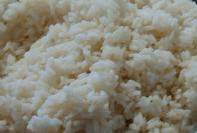
%> input picture 3rd Year ,2nd Semester/Image Processing/Previous Year/Amirbek/assignment 3/Image Quilting for Texture Synthesis and Transfer/inputs/synthesis/rice.png, 197 x 133 px, given in place of rice.jpg, which was not available
$ octave transfer.m   (GNU Octave 9; MATLAB toolbox functions it lacks are replaced by stand-ins)
%> lines starting %> are read from the running program, lines starting %| are printed output that depends on the picture; pictures that were not available may be replaced by others from this repository, and a replacement may not be noted
% 2018380038 Amirbek Raimov
a = im2double(imread('../inputs/transfer/rice.jpg')); % Input Texture
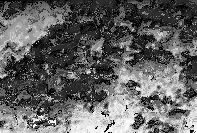
%> a: size 133x197 double; min 0, max 0.996, mean 0.386
b = im2double(imread('../inputs/transfer/bill.png')); % Input Image
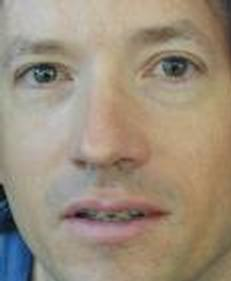
%> input picture 3rd Year ,2nd Semester/Image Processing/Previous Year/Amirbek/assignment 3/Image Quilting for Texture Synthesis and Transfer/inputs/transfer/bill.png, 231 x 281 px


figure; imshow(a); truesize;
figure; imshow(b); truesize;

if(length(size(a)) ~= 3)
    a = repmat(a,[1 1 3]);
%> a: size 133x197x3 double
end

if(length(size(b)) ~= 3)
    b = repmat(b,[1 1 3]);
end

inputTexture = rgb2gray(a);
inputTarget = rgb2gray(b);
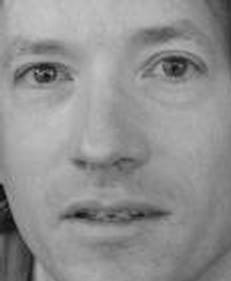
%> inputTarget: size 281x231 double; min 0.0208, max 0.78, mean 0.568

mask_in = inputTexture<-1;
%> mask_in: size 133x197 logical; every value is 0
mask_out = inputTarget<-1;
%> mask_out: size 281x231 logical; every value is 0

inputTexture(mask_in) = -1;
inputTarget(mask_out) = -1;

[m,n] = size(inputTarget);
%> m = 281; n = 231

w = 8; al = 0.43;
o = round(w/3);
m1 = floor((m-o)/w)*w+o;
%> m1 = 275
n1 = floor((n-o)/w)*w+o;
%> n1 = 227
outputTexture = zeros(m,n);
outputTexture1 = zeros(m,n,3);

iter = 2;

for p = 1:iter
    for i = [1:floor(m1/w),(m-o)/w]
        for j = [1:floor(n1/w),(n-o)/w]
            if (all(all(mask_out((i-1)*w+1:i*w+o,(j-1)*w+1:j*w+o))))
                outputTexture((i-1)*w+1:i*w+o,(j-1)*w+1:j*w+o)=0;
                outputTexture1((i-1)*w+1:i*w+o,(j-1)*w+1:j*w+o,:)=0;
                continue;
            end
            mask = zeros(w+o,w+o);
            temp1 = outputTexture((i-1)*w+1:i*w+o,(j-1)*w+1:j*w+o);

            if(i==1 && j ==1)
                [nearPatch,nearPatch1] = givePatch1(al,a,inputTexture(1:w+o,1:w+o),inputTarget(1:w+o,1:w+o),temp1,mask);
                outputTexture(1:w+o,1:w+o) = nearPatch;
                outputTexture1(1:w+o,1:w+o,:) = nearPatch1;
                continue;

            elseif(i==1)
                mask(:,1:o) = 1;
                [nearPatch,nearPatch1] = givePatch1(al,a,inputTexture,inputTarget((i-1)*w+1:i*w+o,(j-1)*w+1:j*w+o),temp1,mask);

                error = (nearPatch.*mask-temp1.*mask).^2;
                error = error(:,1:o);
                [cost,path] = findBoundaryHelper1(error);
                boundary = zeros(w+o,w+o);
                [~,ind] = min(cost(1,:));
                boundary(:,1:o) = findBoundaryHelper2(path,ind);

            elseif(j==1)
                mask(1:o,:) = 1;
                [nearPatch,nearPatch1] = givePatch1(al,a,inputTexture,inputTarget((i-1)*w+1:i*w+o,(j-1)*w+1:j*w+o),temp1,mask);

                error = (nearPatch.*mask-temp1.*mask).^2;
                error = error(1:o,:);
                [cost,path] = findBoundaryHelper1(error');
                boundary = zeros(w+o,w+o);
                [~,ind] = min(cost(1,:));
                boundary(1:o,:) = (findBoundaryHelper2(path,ind))';

            else
                mask(:,1:o) = 1;
                mask(1:o,:) = 1;

                [nearPatch,nearPatch1] = givePatch1(al,a,inputTexture,inputTarget((i-1)*w+1:i*w+o,(j-1)*w+1:j*w+o),temp1,mask);

                error = (nearPatch.*mask-temp1.*mask).^2;
                error1 = error(1:o,:);
                [cost1,path1] = findBoundaryHelper1(error1');

                error2 = error(:,1:o);
                [cost2,path2] = findBoundaryHelper1(error2);

                cost = cost1(1:o,:)+cost2(1:o,:);

                boundary = zeros(w+o,w+o);
                [~,ind] = min(diag(cost));
                boundary(1:o,ind:w+o) = (findBoundaryHelper2(path1(ind:o+w,:),o-ind+1))';

                boundary(ind:o+w,1:o) = findBoundaryHelper2(path2(ind:o+w,:),ind);

                boundary(1:ind-1,1:ind-1) = 1;

            end

            smoothBoundary = imgaussfilt(boundary,1.5 );
            smoothBoundary1 = repmat(boundary,[1 1 3]);
            temp2 = temp1.*(smoothBoundary) + nearPatch.*(1-smoothBoundary);
            outputTexture((i-1)*w+1:i*w+o,(j-1)*w+1:j*w+o) = temp2;
            outputTexture1((i-1)*w+1:i*w+o,(j-1)*w+1:j*w+o,:) = outputTexture1((i-1)*w+1:i*w+o,(j-1)*w+1:j*w+o,:).*(smoothBoundary1)+nearPatch1.*(1-smoothBoundary1);
        end
    end

    output = outputTexture1(1:m,1:n,:);
    output(repmat(mask_out,[1 1 3]))=0;


    w = round(w*0.7);
    o = round(w/3);
    if(iter > 1)
        al = 0.8*(p-1)/(iter-1)+0.1;
    else
        continue;
    end

    inputTarget = outputTexture;
    inputTexture(mask_in)=-1;
    inputTarget(mask_out)=-1;

    [m,n] = size(inputTarget);
    m1 = floor((m-o)/w)*w+o;
    n1 = floor((n-o)/w)*w+o;

    outputTexture = zeros(m,n);
    outputTexture1 = zeros(m,n,3);
    figure; imshow(output); truesize;
end
%> this loop made 2 passes
%> pass 1, `output = outputTexture1(1:m,1:n,:);`:
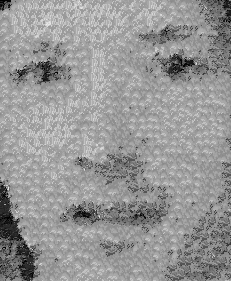
%> output: size 281x231x3 double; min 0, max 0.925, mean 0.589
%> pass 1, `inputTarget = outputTexture;`:
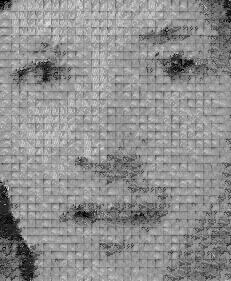
%> inputTarget: size 281x231 double; min 0, max 0.906, mean 0.561
%> pass 2, `output = outputTexture1(1:m,1:n,:);`:
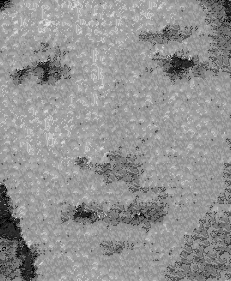
%> output: size 281x231x3 double; min 0, max 0.925, mean 0.574
%> pass 2, `inputTarget = outputTexture;`:
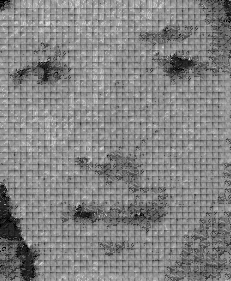
%> inputTarget: size 281x231 double; min 0, max 0.906, mean 0.518
%> after the loop: outputTexture: size 281x231 double; every value is 0
%> after the loop: outputTexture1: size 281x231x3 double; every value is 0
%> after the loop, al = 0.9; boundary = [1 0 1 1 1 1 1 1; 1 0 1 1 1 1 1 1; 1 1 0 0 0 0 0 0; 1 1 0 0 0 0 0 0; 1 1 0 0 0 0 0 0; 1 0 0 0 0 0 0 0; 1 0 0 0 0 0 0 0; 1 0 0 0 0 0 0 0]; cost = [0.0112 0.0203; 0.0183 0.0129]; cost1 = [0.00221 0.0021; 0.00945 0.00208; 0.000841 0.00012; 0.000149 0.000104; 0.000138 0.000103; 0.000115 0.000103; 0.000106 0.000103; 0.00374 0.000103]; cost2 = [0.00903 0.0182; 0.0089 0.0108; 0.0256 0.00888; 0.0226 0.00823; 0.00823 0.00806; 0.008 0.01; 0.000101 0.017; 7.09e-05 0.0279]; error = [0.000131 0.00933 0.000737 4.63e-05 3.54e-05 1.25e-05 3.04e-06 0.00374; 2.37e-05 0.00196 1.62e-05 8.97e-07 3.03e-08 2.82e-09 7.08e-10 0.000103; 0.0174 0.000652 0 0 0 0 0 0; 0.0146 0.00017 0 0 0 0 0 0; 0.00023 5.73e-05 0 0 0 0 0 0; 0.0079 0.0099 0 0 0 0 0 0; 2.97e-05 0.0169 0 0 0 0 0 0; 7.09e-05 0.0279 0 0 0 0 0 0]; error1 = [0.000131 0.00933 0.000737 4.63e-05 3.54e-05 1.25e-05 3.04e-06 0.00374; 2.37e-05 0.00196 1.62e-05 8.97e-07 3.03e-08 2.82e-09 7.08e-10 0.000103]; error2 = [0.000131 0.00933; 2.37e-05 0.00196; 0.0174 0.000652; 0.0146 0.00017; 0.00023 5.73e-05; 0.0079 0.0099; 2.97e-05 0.0169; 7.09e-05 0.0279]; ind = 1; mask = [1 1 1 1 1 1 1 1; 1 1 1 1 1 1 1 1; 1 1 0 0 0 0 0 0; 1 1 0 0 0 0 0 0; 1 1 0 0 0 0 0 0; 1 1 0 0 0 0 0 0; 1 1 0 0 0 0 0 0; 1 1 0 0 0 0 0 0]; nearPatch = [0.553 0.655 0.525 0.333 0.584 0.573 0.412 0.549; 0.592 0.525 0.227 0.333 0.333 0.333 0.412 0.412; 0.627 0.553 0.525 0.553 0.333 0.58 0.549 0.333; 0.627 0.557 0.333 0.651 0.549 0.227 0.549 0.333; 0.592 0.573 0.573 0.549 0.529 0.549 0.333 0.333; 0.553 0.553 0.651 0.549 0.58 0.412 0.333 0.553; 0.553 0.573 0.573 0.584 0.412 0.549 0.592 0.592; 0.557 0.584 0.749 0.749 0.678 0.749 0.608 0.659]; path = [1 0; 1 0; 1 0; 1 0; 1 0; 1 0; 1 0; 0 0]; path1 = [1 0; 1 0; 1 0; 1 0; 1 0; 1 0; 1 0; 0 0]; path2 = [0 -1; 1 0; 1 0; 1 0; 0 -1; 0 -1; 0 -1; 0 0]; w = 4
